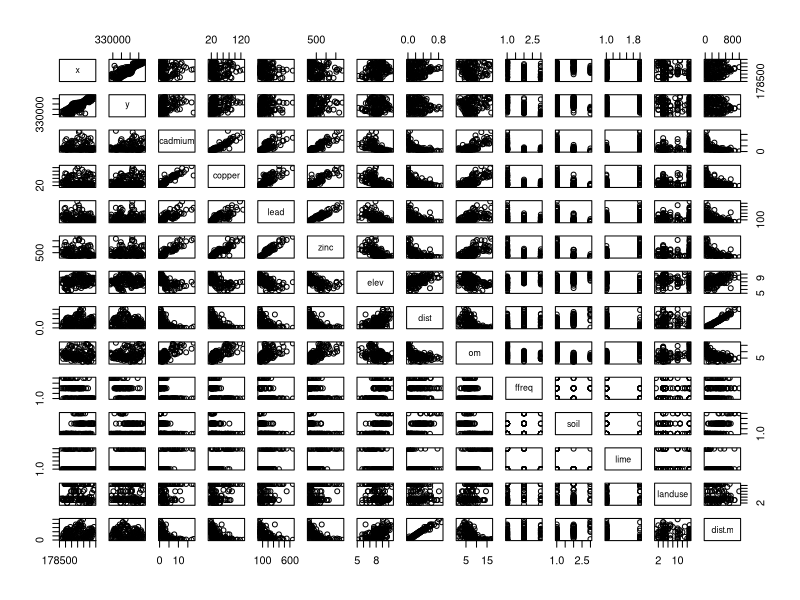
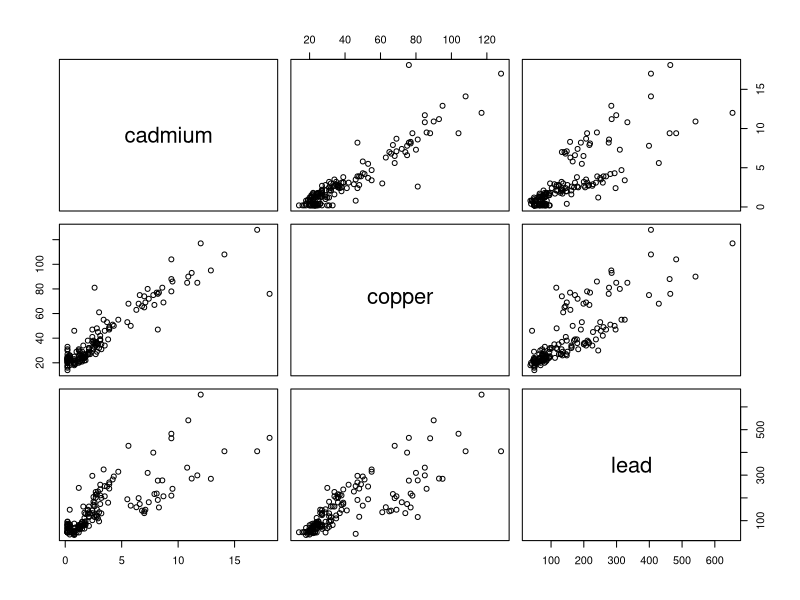
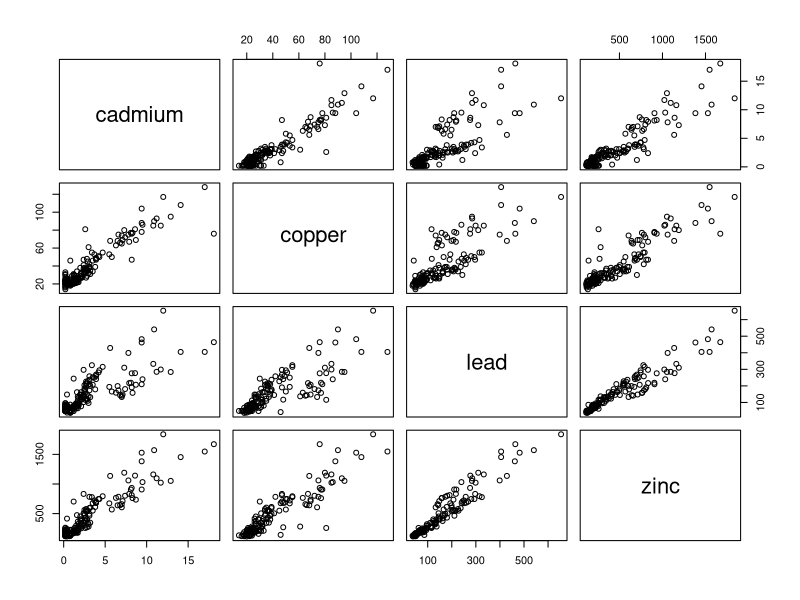
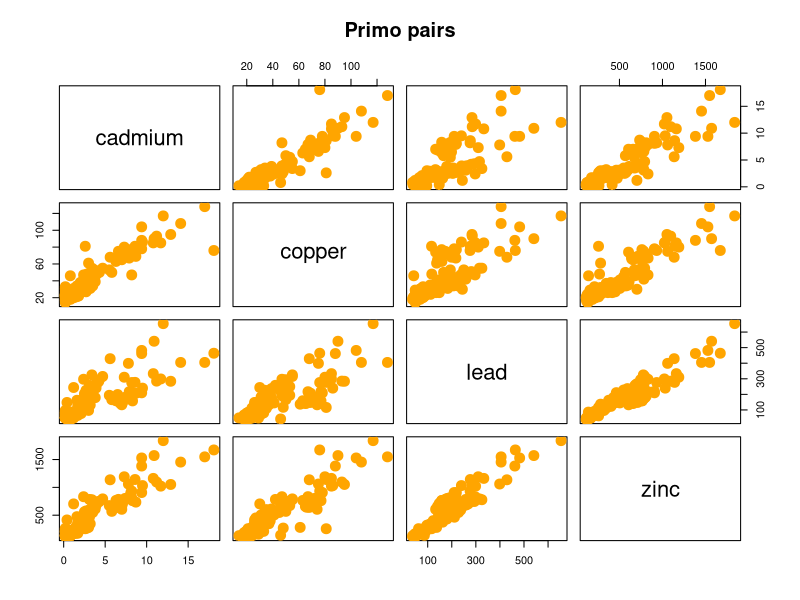
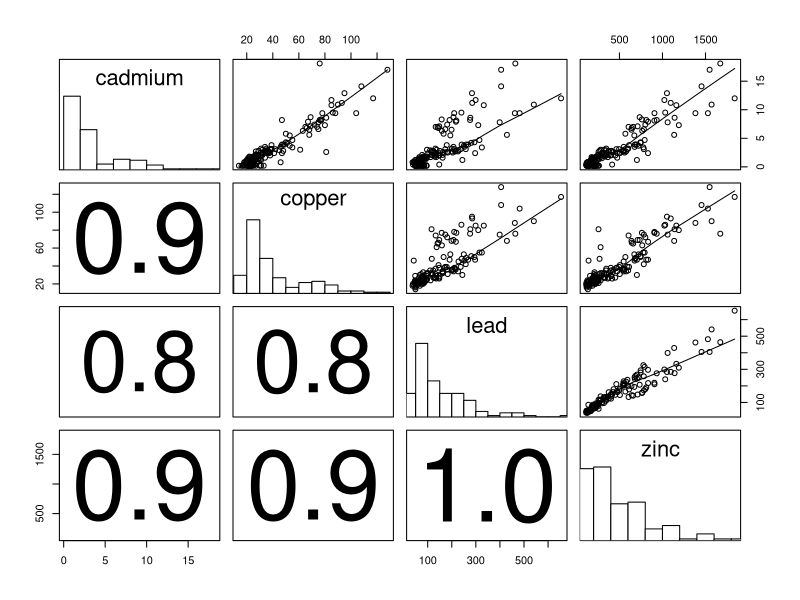
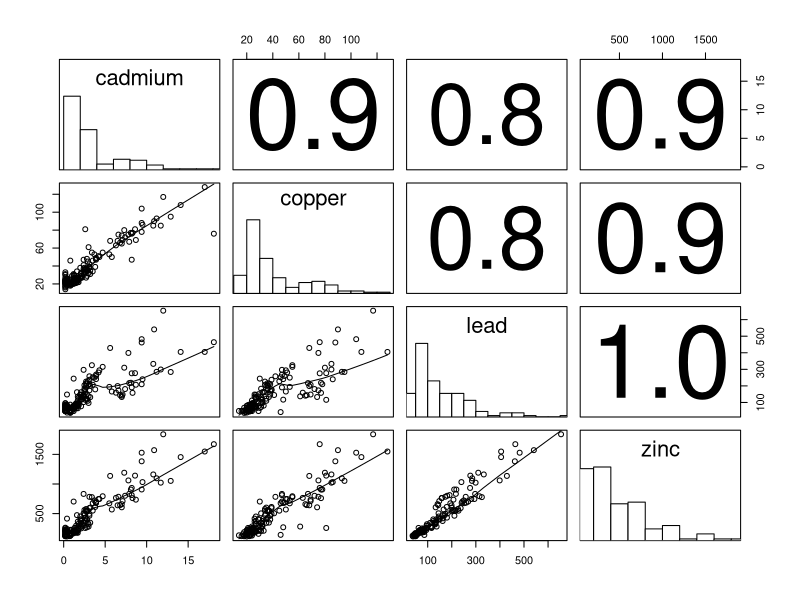
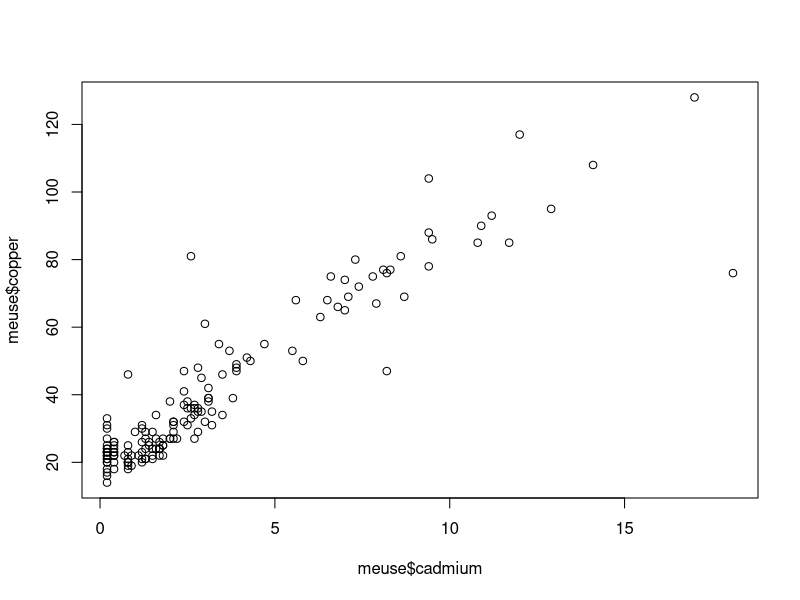
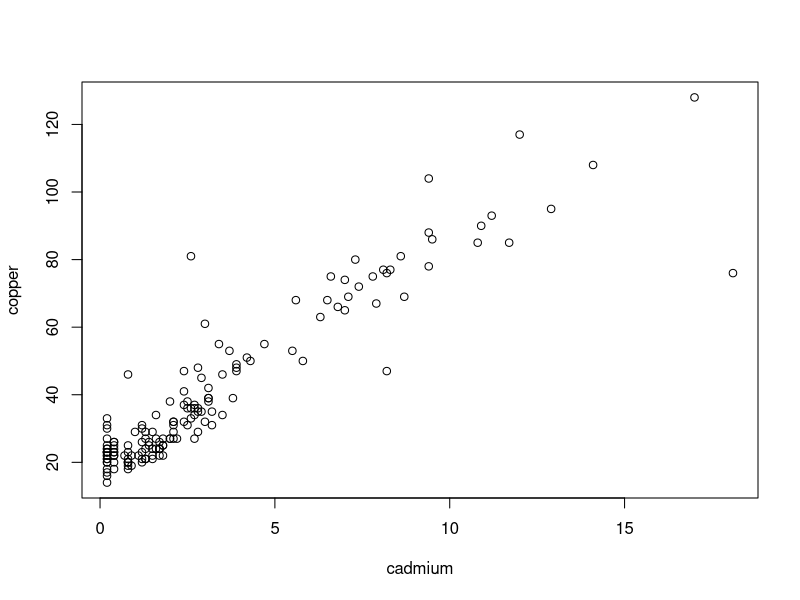

The R script that drew these images, in order:
# dopo il cancelletto (#) si può scrivere quello che si vuole, non viene eseguito come comando

# primo codice R

install.packages("sp")
library(sp)
require(sp) # altro modo per caricare pacchetto

data("meuse") # richiamo del database 'meuse' inserito nella libreria 'sp'
head(meuse)
names(meuse) # nomi delle variabili
summary(meuse) # riporta le statistiche di base per le variabili di meuse

pairs(meuse) # grafici a coppie fra tutte le variabili
pairs(~ cadmium + copper + lead, data = meuse) # grafici a coppie fra le tre variabili selezionate
# il simbolo ~ spesso sta per "uguale" in R

pairs(meuse[, 3:6]) #anzichè scrivere varie colonne prendo subset del database meuse
pairs(meuse[, 3:6],
      col = "orange",        # scelgo il colore dei simboli
      pch=19,                # pch sta per "point character", scelgo tipo di simbolo
      cex = 2,               # cex sta per "character exageration", scelgo la grandezza del simbolo (di base cex=1)
      main = "Primo pairs")  # titolo del grafico


panel.correlations <- function(x, y, digits=1, prefix="", cex.cor)
{
  usr <- par("usr"); on.exit(par(usr))
  par(usr = c(0, 1, 0, 1))
  r1=cor(x,y,use="pairwise.complete.obs")
  r <- abs(cor(x, y,use="pairwise.complete.obs"))
  txt <- format(c(r1, 0.123456789), digits=digits)[1]
  txt <- paste(prefix, txt, sep="")
  if(missing(cex.cor)) cex <- 0.9/strwidth(txt)
  text(0.5, 0.5, txt, cex = cex * r)
}
# funzione per calcolare la correlazione fra due variabili


panel.smoothing <- function (x, y, col = par("col"), bg = NA, pch = par("pch"),
                             cex = 1, col.smooth = "red", span = 2/3, iter = 3, ...)
{
  points(x, y, pch = pch, col = col, bg = bg, cex = cex)
  ok <- is.finite(x) & is.finite(y)
  if (any(ok))
    lines(stats::lowess(x[ok], y[ok], f = span, iter = iter),
          col = 1, ...)
}
# smoothing fa una sorta di regressione fra due variabili



panel.histograms <- function(x, ...)
{
  usr <- par("usr"); on.exit(par(usr))
  par(usr = c(usr[1:2], 0, 1.5) )
  h <- hist(x, plot = FALSE)
  breaks <- h$breaks; nB <- length(breaks)
  y <- h$counts; y <- y/max(y)
  rect(breaks[-nB], 0, breaks[-1], y, col="white", ...)
}
# funzione per creare istogramma di una variabile


# grafici a coppie fra le quattro variabili selezionate, in cui vengono mostrati anche coefficiente di correlazione
# fra le variabili e istogramma delle singole variabili, utilizzando le funzioni precedentemente create
pairs(meuse[, 3:6], lower.panel = panel.correlations, upper.panel = panel.smoothing, diag.panel = panel.histograms)
# lower.panel è la parte sotto la diagonale
# upper.panel è la parte sopra la diagonale
# diag.panel è la diagonale

pairs(meuse[, 3:6], lower.panel = panel.smoothing, upper.panel = panel.correlations, diag.panel = panel.histograms)
# correlazione e interpolazione invertite di posto rispetto alla diagonale

# plot fra due variabili
plot(meuse$cadmium, meuse$copper)
attach(meuse) # permette di richimare i campi dell'oggetto 'meuse' senza dover richiamare l'oggetto stesso (non serve più 'meuse$')
plot(cadmium, copper)
plot(cadmium, copper, pch=17, col = "green", main = "Primo plot", xlab = "Cadmio", ylab = "Rame")
